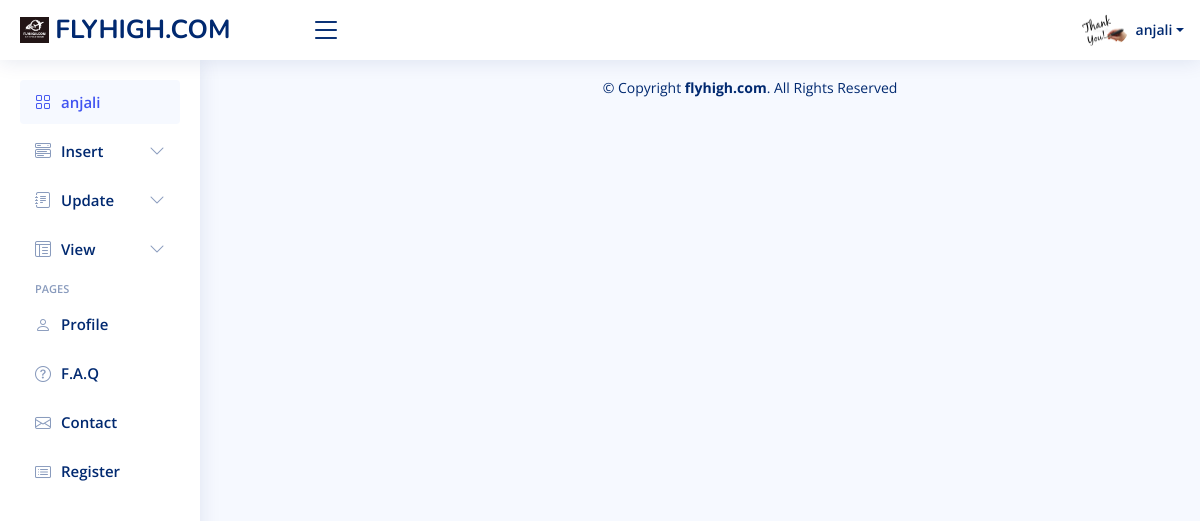
Screenshot of /admin/index1.php (signed in) with the database file from the repository.
### tables this page shows
CREATE TABLE `register` (
  `id` int(11) NOT NULL,
  `name` varchar(50) NOT NULL,
  `email` varchar(30) NOT NULL,
  `password` varchar(255) NOT NULL,
  `phone` bigint(20) NOT NULL,
  `photo` blob NOT NULL,
  `status` int(11) NOT NULL,
  `token` varchar(255) NOT NULL
);

### admin/index1.php (the view, shortened to what this page needs)
<?php
    require 'connection.php';
    require "header.php";
    $email=$_SESSION['email'];
    $sql='SELECT * from register where email=:email LIMIT 1';
    $statement=$connection->prepare($sql);
    $statement->execute([':email'=>$email]);
    $user=$statement->fetch(PDO::FETCH_OBJ);
?>
<h1><?= $user->name ?></h1>
<?php
    require "footer.php";
?>

### admin/header.php (shortened to what this page needs)
<?php
    require 'connection.php';
    $email=$_SESSION['email'];
$sql='SELECT * from register where email=:email LIMIT 1';
$statement=$connection->prepare($sql);
$statement->execute([':email'=>$email]);
$user=$statement->fetch(PDO::FETCH_OBJ);
?>
<!DOCTYPE html>
<html lang="en">
    <head>
        <link
            href="assets/vendor/bootstrap-icons/bootstrap-icons.css"
            rel="stylesheet"
        />
        <link href="https://cdn.jsdelivr.net/npm/bootstrap@5.3.0-alpha1/dist/css/bootstrap.min.css" rel="stylesheet">
        <link href="assets/css/style.css" rel="stylesheet" />
        <link href="../assets/css/style.css" rel="stylesheet" />
        <link href="../../assets/css/style.css" rel="stylesheet" />
    </head>
    <body>
        <header id="header" class="header fixed-top d-flex align-items-center">
            <div class="d-flex align-items-center justify-content-between">
                <a href="index.html" class="logo d-flex align-items-center">
                    <img src="assets/img/logo1.png" alt="" />
                    <span class="d-block">FLYHIGH.COM </span>
                </a>
                <i class="bi bi-list toggle-sidebar-btn"></i>
            </div>
            <nav class="header-nav ms-auto">
                <ul class="d-flex align-items-center">
                    <li class="nav-item dropdown pe-3">
                        <a
                            class="nav-link nav-profile d-flex align-items-center pe-0"
                            href="#"
                            data-bs-toggle="dropdown"
                        >
                            <img
                                src="../uploads/<?=$user->photo?>"
                                alt="Profile"
                                class="rounded-circle"
                            />
                            <span class="d-none d-md-block dropdown-toggle ps-2"
                                ><?=$user->name?></span
                            > </a
                        >
                    </li>
                </ul>
            </nav>
        </header>
        <aside id="sidebar" class="sidebar">
            <ul class="sidebar-nav" id="sidebar-nav">
                <li class="nav-item">
                    <a class="nav-link" href="https://std005.orisysacademy.com/admin/index.php">
                        <i class="bi bi-grid"></i>
                        <span><?=$user->name?></span>
                    </a>
                </li>
                <li class="nav-item">
                    <a
                        class="nav-link collapsed"
                        data-bs-target="#components-nav"
                        data-bs-toggle="collapse"
                        href="#"
                    >
                        <i class="bi bi-menu-button-wide"></i><span>Insert</span
                        ><i class="bi bi-chevron-down ms-auto"></i>
                    </a>
                </li>
                <li class="nav-item">
                    <a
                        class="nav-link collapsed"
                        data-bs-target="#forms-nav"
                        data-bs-toggle="collapse"
                        href="#"
                    >
                        <i class="bi bi-journal-text"></i><span>Update</span
                        ><i class="bi bi-chevron-down ms-auto"></i>
                    </a>
                </li>
                <li class="nav-item">
                    <a
                        class="nav-link collapsed"
                        data-bs-target="#tables-nav"
                        data-bs-toggle="collapse"
                        href="#"
                    >
                        <i class="bi bi-layout-text-window-reverse"></i
                        ><span>View</span
                        ><i class="bi bi-chevron-down ms-auto"></i>
                    </a>
                </li>
                <li class="nav-heading">Pages</li>
                <li class="nav-item">
                    <a class="nav-link collapsed" href="users-profile.html">
                        <i class="bi bi-person"></i>
                        <span>Profile</span>
                    </a>
                </li>
                <li class="nav-item">
                    <a class="nav-link collapsed" href="pages-faq.html">
                        <i class="bi bi-question-circle"></i>
                        <span>F.A.Q</span>
                    </a>
                </li>
                <li class="nav-item">
                    <a class="nav-link collapsed" href="pages-contact.html">
                        <i class="bi bi-envelope"></i>
                        <span>Contact</span>
                    </a>
                </li>
                <li class="nav-item">
                    <a class="nav-link collapsed" href="pages-register.html">
                        <i class="bi bi-card-list"></i>
                        <span>Register</span>
                    </a>
                </li>
            </ul>
        </aside>

### admin/assets/css/style.css (style rules this page uses)
:root { scroll-behavior: smooth; }
body { font-family: "Open Sans", sans-serif; background: #f6f9ff; color: #444444; }
a { color: #4154f1; text-decoration: none; }
h1, h2, h3, h4, h5, h6 { font-family: "Nunito", sans-serif; }
.logo { line-height: 1; }
@media (min-width: 1200px) { .logo { width: 280px; } }
.logo img { max-height: 26px; margin-right: 6px; }
.logo span { font-size: 26px; font-weight: 700; color: #012970; font-family: "Nunito", sans-serif; }
.header { transition: all 0.5s; z-index: 997; height: 60px; box-shadow: 0px 2px 20px rgba(1, 41, 112, 0.1); background-color: #fff; padding-left: 20px; }
.header .toggle-sidebar-btn { font-size: 32px; padding-left: 10px; cursor: pointer; color: #012970; }
.header-nav ul { list-style: none; }
.header-nav>ul { margin: 0; padding: 0; }
.header-nav .nav-profile { color: #012970; }
.header-nav .nav-profile img { max-height: 36px; }
.header-nav .nav-profile span { font-size: 14px; font-weight: 600; }
.sidebar { position: fixed; top: 60px; left: 0; bottom: 0; width: 200px; z-index: 996; transition: all 0.3s; padding: 20px; overflow-y: auto; scrollbar-width: thin; scrollbar-color: #aab7cf transparent; box-shadow: 0px 0px 20px rgba(1, 41, 112, 0.1); background-color: #fff; }
.sidebar-nav { padding: 0; margin: 0; list-style: none; }
.sidebar-nav li { padding: 0; margin: 0; list-style: none; }
.sidebar-nav .nav-item { margin-bottom: 5px; }
.sidebar-nav .nav-heading { font-size: 11px; text-transform: uppercase; color: #899bbd; font-weight: 600; margin: 10px 0 5px 15px; }
.sidebar-nav .nav-link { display: flex; align-items: center; font-size: 15px; font-weight: 600; color: #4154f1; transition: 0.3; background: #f6f9ff; padding: 10px 15px; border-radius: 4px; }
.sidebar-nav .nav-link i { font-size: 16px; margin-right: 10px; color: #4154f1; }
.sidebar-nav .nav-link.collapsed { color: #012970; background: #fff; }
.sidebar-nav .nav-link.collapsed i { color: #899bbd; }
.sidebar-nav .nav-link .bi-chevron-down { margin-right: 0; }

### css/style.css (style rules this page uses)
:root { scroll-behavior: smooth; }
body { font-family: "Open Sans", sans-serif; background: #f6f9ff; color: #444444; }
a { color: #4154f1; text-decoration: none; }
h1, h2, h3, h4, h5, h6 { font-family: "Nunito", sans-serif; }
.logo { line-height: 1; }
@media (min-width: 1200px) { .logo { width: 280px; } }
.logo img { max-height: 26px; margin-right: 6px; }
.logo span { font-size: 26px; font-weight: 700; color: #012970; font-family: "Nunito", sans-serif; }
.header { transition: all 0.5s; z-index: 997; height: 60px; box-shadow: 0px 2px 20px rgba(1, 41, 112, 0.1); background-color: #fff; padding-left: 20px; }
.header .toggle-sidebar-btn { font-size: 32px; padding-left: 10px; cursor: pointer; color: #012970; }
.header-nav ul { list-style: none; }
.header-nav>ul { margin: 0; padding: 0; }
.header-nav .nav-profile { color: #012970; }
.header-nav .nav-profile img { max-height: 36px; }
.header-nav .nav-profile span { font-size: 14px; font-weight: 600; }
.sidebar { position: fixed; top: 60px; left: 0; bottom: 0; width: 200px; z-index: 996; transition: all 0.3s; padding: 20px; overflow-y: auto; scrollbar-width: thin; scrollbar-color: #aab7cf transparent; box-shadow: 0px 0px 20px rgba(1, 41, 112, 0.1); background-color: #fff; }
.sidebar-nav { padding: 0; margin: 0; list-style: none; }
.sidebar-nav li { padding: 0; margin: 0; list-style: none; }
.sidebar-nav .nav-item { margin-bottom: 5px; }
.sidebar-nav .nav-heading { font-size: 11px; text-transform: uppercase; color: #899bbd; font-weight: 600; margin: 10px 0 5px 15px; }
.sidebar-nav .nav-link { display: flex; align-items: center; font-size: 15px; font-weight: 600; color: #4154f1; transition: 0.3; background: #f6f9ff; padding: 10px 15px; border-radius: 4px; }
.sidebar-nav .nav-link i { font-size: 16px; margin-right: 10px; color: #4154f1; }
.sidebar-nav .nav-link.collapsed { color: #012970; background: #fff; }
.sidebar-nav .nav-link.collapsed i { color: #899bbd; }
.sidebar-nav .nav-link .bi-chevron-down { margin-right: 0; }

### rows the page displays
register: photo (picture), name "anjali"
